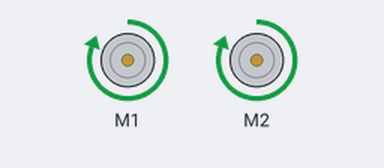
This sketch was run on a simulated Arduino Uno, built with avr-gcc and run on an emulated ATmega328P. Parts: 2 × DC motor (green arrow = forward, orange = backward, longer = faster).

Above: at 0.1 s.
Timing chart, 0 to 1.6 s (numbered marks = the images above):
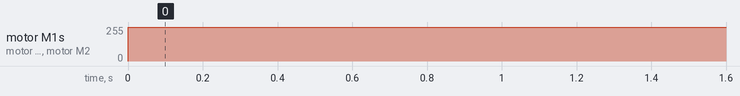

Measured:
- by itself, motor M1, motor M2: stopped → forward 255/255 at 0.00 s

The sketch:

test_motor.ino
```cpp
#include <AFMotor.h> // https://learn.adafruit.com/adafruit-motor-shield/library-install

AF_DCMotor motorEsq(1, MOTOR12_64KHZ);
AF_DCMotor motorDir(2, MOTOR12_64KHZ);

void setup() {
  motorEsq.setSpeed(0);
  motorDir.setSpeed(0);
  motorEsq.run(RELEASE);
  motorDir.run(RELEASE);
  Serial.begin(9600);
}

void loop() {
 motorDir.setSpeed(255);
 motorEsq.setSpeed(255);
 motorDir.run(FORWARD);
 motorEsq.run(FORWARD);

}
```
